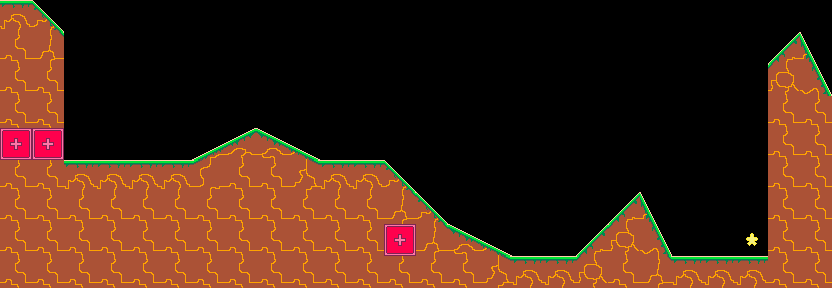

Below is a game level as drawn by its tile map, then a one-line description and the .tmx file that defines it, in full:
An orthogonal 26x9 tile map with 32x32 px tiles, 1 tile layer (tiles) and 3 objects (spawn).

<map version="1.10" tiledversion="1.11.2" orientation="orthogonal" renderorder="right-down" width="26" height="9" tilewidth="32" tileheight="32" infinite="0" nextlayerid="3" nextobjectid="4">
 <editorsettings>
  <export target="../../../assets/levels/011.json" format="json" />
 </editorsettings>
 <tileset firstgid="1" source="../tileset.tsx" />
 <layer id="1" name="tiles" width="26" height="9">
  <data encoding="csv">
26,16,0,0,0,13,13,13,0,13,0,13,13,13,13,13,13,0,0,0,0,0,0,0,0,0,
33,34,0,0,0,13,13,0,0,13,0,13,0,0,0,0,13,0,0,0,0,0,0,0,15,6,
33,33,13,13,13,13,0,0,0,13,13,13,0,0,0,0,13,0,0,0,0,0,0,0,29,12,
33,33,0,13,13,0,0,0,13,13,13,0,0,0,0,13,13,13,13,0,0,0,0,13,33,33,
19,19,0,13,13,0,1,2,3,4,13,0,0,0,13,13,13,0,0,13,13,0,0,13,33,33,
33,33,26,26,26,26,30,33,33,35,26,26,16,0,13,13,0,0,0,0,0,0,0,13,33,33,
33,33,33,33,33,33,33,33,33,33,33,33,34,16,0,0,0,0,0,15,6,0,0,13,33,33,
33,33,33,33,33,33,33,33,33,33,33,33,19,34,3,4,0,0,15,29,12,0,0,14,33,33,
33,33,33,33,33,33,33,33,33,33,33,33,33,33,33,35,26,26,29,33,34,26,26,26,33,33
</data>
 </layer>
 <objectgroup id="2" name="spawns">
  <object id="1" name="spawn" x="96.5" y="129">
   <point />
  </object>
  <object id="2" x="81.5" y="13.5" width="97.5" height="19">
   <text wrap="1">$TUTORIAL1</text>
  </object>
  <object id="3" x="74.5" y="182.5" width="100" height="19">
   <text wrap="1">$TUTORIAL4</text>
  </object>
 </objectgroup>
</map>